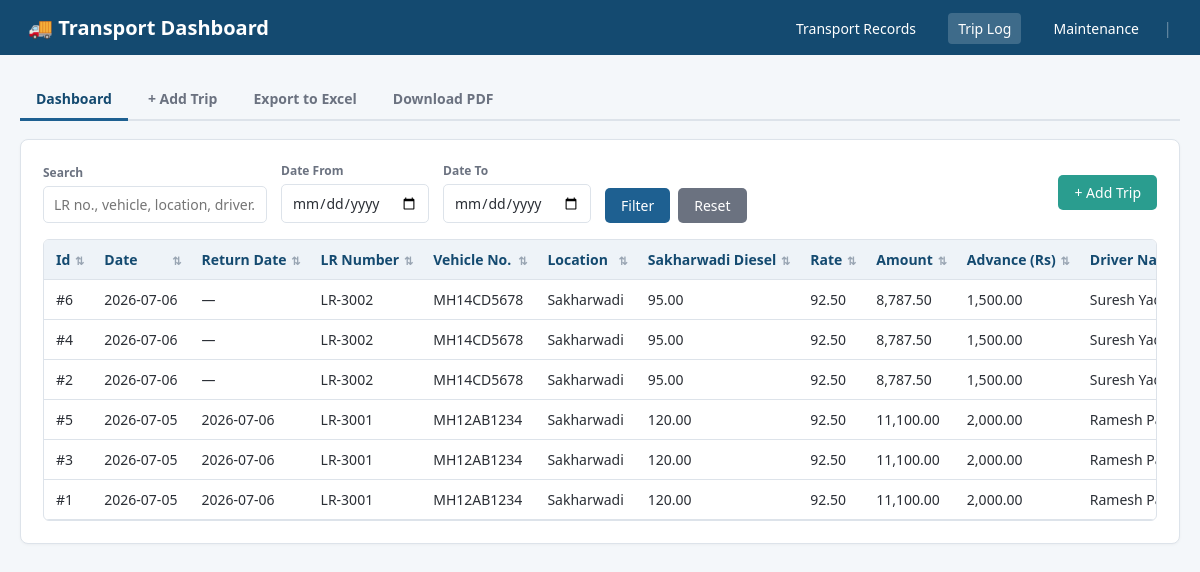
The app's page /trip_logs.php with its own data.
### tables this page shows
CREATE TABLE `trip_logs` (
  `id` int(11) NOT NULL,
  `trip_date` date NOT NULL,
  `return_date` date DEFAULT NULL,
  `lr_number` varchar(50) NOT NULL,
  `vehicle_no` varchar(50) NOT NULL,
  `location` varchar(150) NOT NULL,
  `sakharwadi_diesel` decimal(10,2) NOT NULL,
  `rate` decimal(10,2) NOT NULL,
  `amount` decimal(12,2) NOT NULL,
  `advance` decimal(10,2) DEFAULT NULL,
  `driver_name` varchar(100) NOT NULL,
  `before_diesel` decimal(10,2) DEFAULT NULL,
  `after_diesel` decimal(10,2) DEFAULT NULL,
  `before_km` decimal(10,2) DEFAULT NULL,
  `after_km` decimal(10,2) DEFAULT NULL,
  `total_km` decimal(10,2) DEFAULT NULL,
  `def_qty` decimal(10,2) NOT NULL,
  `kl_qty` decimal(10,2) NOT NULL,
  `fasttag_exp` decimal(10,2) DEFAULT NULL,
  `created_at` timestamp NOT NULL DEFAULT current_timestamp(),
  `updated_at` timestamp NOT NULL DEFAULT current_timestamp() ON UPDATE current_timestamp()
);

### trip_logs.php (the view, shortened to what this page needs)
<?php
$pdo = getDbConnection();
$search   = trim($_GET['search'] ?? '');
$dateFrom = trim($_GET['date_from'] ?? '');
$dateTo   = trim($_GET['date_to'] ?? '');
$params = [];
$sql = 'SELECT * FROM trip_logs';
$sql .= ' ORDER BY trip_date DESC, id DESC';
$stmt = $pdo->prepare($sql);
$stmt->execute($params);
$records = $stmt->fetchAll();
function numOrDash($val, int $decimals = 2): string {
    return $val !== null ? number_format((float)$val, $decimals) : '—';
}
?>
<!DOCTYPE html>
<html lang="en">
<head>
<link rel="stylesheet" href="assets/style.css">
</head>
<body>
<?php $activeSection = 'triplog'; require __DIR__ . '/partials/nav.php'; ?>
<div class="container">
    <div class="tabs">
        <a href="trip_logs.php" class="active">Dashboard</a>
        <a href="trip_log_form.php">+ Add Trip</a>
        <a href="trip_log_export.php?<?= htmlspecialchars($_SERVER['QUERY_STRING']) ?>">Export to Excel</a>
        <a href="trip_log_pdf.php?<?= htmlspecialchars($_SERVER['QUERY_STRING']) ?>" target="_blank">Download PDF</a>
    </div>
    <div class="card">
        <div class="toolbar">
            <form method="GET" action="trip_logs.php">
                <div class="filter-group">
                    <label for="f_search">Search</label>
                    <input type="text" id="f_search" name="search" placeholder="LR no., vehicle, location, driver..."
                           value="<?= htmlspecialchars($search) ?>">
                </div>
                <div class="filter-group">
                    <label for="f_date_from">Date From</label>
                    <input type="date" id="f_date_from" name="date_from" value="<?= htmlspecialchars($dateFrom) ?>">
                </div>
                <div class="filter-group">
                    <label for="f_date_to">Date To</label>
                    <input type="date" id="f_date_to" name="date_to" value="<?= htmlspecialchars($dateTo) ?>">
                </div>
                <div class="filter-group filter-actions">
                    <label>&nbsp;</label>
                    <div>
                        <button type="submit" class="btn">Filter</button>
                        <a href="trip_logs.php" class="btn btn-secondary">Reset</a>
                    </div>
                </div>
            </form>
            <a href="trip_log_form.php" class="btn btn-accent">+ Add Trip</a>
        </div>
        <div class="table-wrap">
        <table class="sortable-table">
            <thead>
                <tr>
                    <th>Id</th>
                    <th>Date</th>
                    <th>Return Date</th>
                    <th>LR Number</th>
                    <th>Vehicle No.</th>
                    <th>Location</th>
                    <th>Sakharwadi Diesel</th>
                    <th>Rate</th>
                    <th>Amount</th>
                    <th>Advance (Rs)</th>
                    <th>Driver Name</th>
                </tr>
            </thead>
            <tbody>
                <?php foreach ($records as $r): ?>
                <tr>
                    <td>#<?= (int)$r['id'] ?></td>
                    <td><?= htmlspecialchars($r['trip_date']) ?></td>
                    <td><?= htmlspecialchars($r['return_date'] ?? '—') ?></td>
                    <td><?= htmlspecialchars($r['lr_number']) ?></td>
                    <td><?= htmlspecialchars($r['vehicle_no']) ?></td>
                    <td><?= htmlspecialchars($r['location']) ?></td>
                    <td><?= numOrDash($r['sakharwadi_diesel']) ?></td>
                    <td><?= numOrDash($r['rate']) ?></td>
                    <td><?= numOrDash($r['amount']) ?></td>
                    <td><?= numOrDash($r['advance']) ?></td>
                    <td><?= htmlspecialchars($r['driver_name']) ?></td>
                </tr>
                <?php endforeach; ?>
            </tbody>
        </table>
        </div>
    </div>
</div>
</body>
</html>

### partials/nav.php (shortened to what this page needs)
<?php
$activeSection = $activeSection ?? '';
?>
<div class="navbar">
    <h1>🚚 Transport Dashboard</h1>
    <div class="nav-links">
        <a href="index.php" class="<?= $activeSection === 'transport' ? 'active' : '' ?>">Transport Records</a>
        <a href="trip_logs.php" class="<?= $activeSection === 'triplog' ? 'active' : '' ?>">Trip Log</a>
        <a href="maintenance.php" class="<?= $activeSection === 'maintenance' ? 'active' : '' ?>">Maintenance</a>
        <span class="nav-separator">|</span>
    </div>
</div>

### assets/style.css (style rules this page uses)
:root { --primary: #1e6091; --primary-dark: #144a70; --accent: #2a9d8f; --danger: #d64545; --bg: #f4f7fa; --card-bg: #ffffff; --border: #dde3ea; --text: #2b2f36; --text-light: #6b7280; }
* { box-sizing: border-box; }
body { margin: 0; font-family: 'Segoe UI', Roboto, Arial, sans-serif; background: var(--bg); color: var(--text); }
.navbar { background: var(--primary-dark); color: #fff; padding: 14px 28px; display: flex; justify-content: space-between; align-items: center; flex-wrap: wrap; }
.navbar h1 { font-size: 20px; margin: 0; }
.navbar .nav-links a { color: #fff; text-decoration: none; margin-left: 18px; font-size: 14px; padding: 6px 10px; border-radius: 4px; }
.container { max-width: 1200px; margin: 24px auto; padding: 0 20px; }
.card { background: var(--card-bg); border: 1px solid var(--border); border-radius: 8px; padding: 22px; margin-bottom: 22px; box-shadow: 0 1px 3px rgba(0,0,0,0.04); }
.toolbar { display: flex; justify-content: space-between; align-items: center; flex-wrap: wrap; gap: 10px; margin-bottom: 16px; }
.toolbar form { display: flex; gap: 14px; flex-wrap: wrap; align-items: flex-end; }
.filter-group { display: flex; flex-direction: column; }
.filter-group label { font-size: 12px; font-weight: 600; color: var(--text-light); margin-bottom: 5px; }
.filter-actions > div { display: flex; gap: 8px; }
input[type=text], input[type=date], input[type=time], input[type=tel], input[type=number], input[type=password], select, textarea { padding: 8px 10px; border: 1px solid var(--border); border-radius: 5px; font-size: 14px; font-family: inherit; background: #fff; color: var(--text); }
.btn { display: inline-block; padding: 8px 16px; border-radius: 5px; border: none; font-size: 14px; font-family: inherit; cursor: pointer; text-decoration: none; color: #fff; background: var(--primary); transition: background 0.15s ease; }
.btn-accent { background: var(--accent); }
.btn-secondary { background: #6b7280; }
table { width: 100%; border-collapse: collapse; font-size: 14px; }
th, td { padding: 10px 12px; border-bottom: 1px solid var(--border); text-align: left; white-space: nowrap; }
th { background: #eef3f8; color: var(--primary-dark); position: sticky; top: 0; }
.table-wrap { overflow: auto; max-height: 65vh; border: 1px solid var(--border); border-radius: 6px; }
.tabs { display: flex; gap: 4px; border-bottom: 2px solid var(--border); margin-bottom: 18px; flex-wrap: wrap; }
.tabs a, .tabs button { display: inline-flex; align-items: center; gap: 6px; padding: 10px 16px; font-size: 14px; font-weight: 600; color: var(--text-light); text-decoration: none; background: none; border: none; border-bottom: 3px solid transparent; cursor: pointer; margin-bottom: -2px; font-family: inherit; }
.tabs a.active, .tabs button.active { color: var(--primary-dark); border-bottom-color: var(--primary); }
.navbar .nav-links a.active { background: rgba(255,255,255,0.18); }
.navbar .nav-separator { color: rgba(255,255,255,0.35); margin-left: 10px; }
th.sortable { cursor: pointer; user-select: none; padding-right: 22px; position: relative; }
th.sortable::after { content: '⇅'; position: absolute; right: 8px; top: 50%; transform: translateY(-50%); font-size: 11px; color: #99a5b3; }

### records on screen
trip_logs: id "6", trip_date "2026-07-06", return_date "—", lr_number "LR-3002", vehicle_no "MH14CD5678", location "Sakharwadi", sakharwadi_diesel "95.00", rate "92.50", amount "8,787.50", advance "1,500.00", driver_name "Suresh…"
trip_logs: id "4", trip_date "2026-07-06", return_date "—", lr_number "LR-3002", vehicle_no "MH14CD5678", location "Sakharwadi", sakharwadi_diesel "95.00", rate "92.50", amount "8,787.50", advance "1,500.00", driver_name "Suresh…"
trip_logs: id "2", trip_date "2026-07-06", return_date "—", lr_number "LR-3002", vehicle_no "MH14CD5678", location "Sakharwadi", sakharwadi_diesel "95.00", rate "92.50", amount "8,787.50", advance "1,500.00", driver_name "Suresh…"
trip_logs: id "5", trip_date "2026-07-05", return_date "2026-07-06", lr_number "LR-3001", vehicle_no "MH12AB1234", location "Sakharwadi", sakharwadi_diesel "120.00", rate "92.50", amount "11,100.00", advance "2,000.00", driver_name "Ramesh…"
trip_logs: id "3", trip_date "2026-07-05", return_date "2026-07-06", lr_number "LR-3001", vehicle_no "MH12AB1234", location "Sakharwadi", sakharwadi_diesel "120.00", rate "92.50", amount "11,100.00", advance "2,000.00", driver_name "Ramesh…"
trip_logs: id "1", trip_date "2026-07-05", return_date "2026-07-06", lr_number "LR-3001", vehicle_no "MH12AB1234", location "Sakharwadi", sakharwadi_diesel "120.00", rate "92.50", amount "11,100.00", advance "2,000.00", driver_name "Ramesh…"
